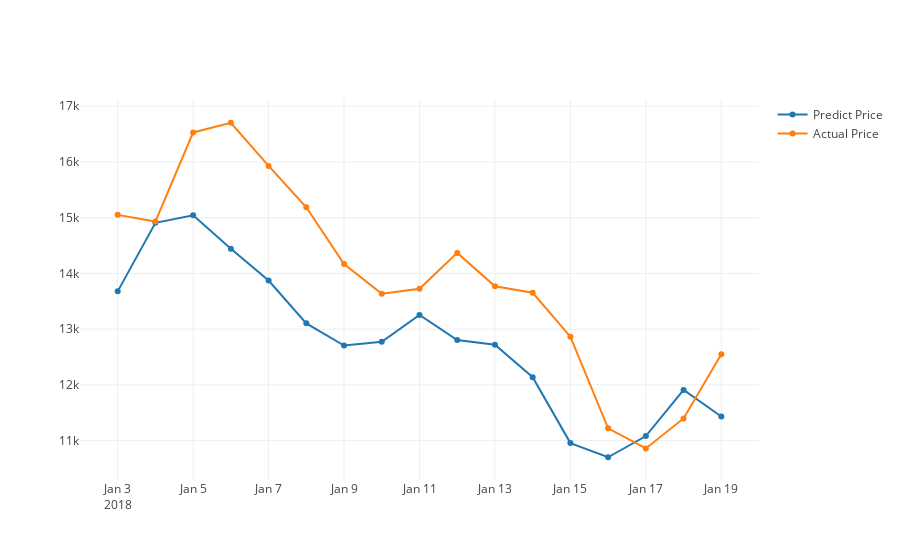

The code cell stored with this chart in its notebook:
### Markdown cell above
#### Plot predicted and actual line graph with X=dates, Y=USD

### Code cell
actual_chart = go.Scatter(x=predictDates, y=testY_reshape, name= 'Actual Price')
predict_chart = go.Scatter(x=predictDates, y=yhat_reshape, name= 'Predict Price')
py.iplot([predict_chart, actual_chart])

### Figure 1 — Plotly figure (JSON) as saved in the notebook; plotly's stock layout.template omitted (floating-point values rounded to 4 significant figures)
{"data": [{"name": "Predict Price", "type": "scatter", "x": ["2018-01-19", "2018-01-18", "2018-01-17", "2018-01-16", "2018-01-15", "2018-01-14", "2018-01-13", "2018-01-12", "2018-01-11", "2018-01-10", "2018-01-09", "2018-01-08", "2018-01-07", "2018-01-06", "2018-01-05", "2018-01-04", "2018-01-03"], "y": [11430.0, 11910.0, 11080.0, 10700.0, 10960.0, 12140.0, 12720.0, 12800.0, 13250.0, 12770.0, 12710.0, 13100.0, 13870.0, 14440.0, 15040.0, 14910.0, 13680.0]}, {"name": "Actual Price", "type": "scatter", "x": ["2018-01-19", "2018-01-18", "2018-01-17", "2018-01-16", "2018-01-15", "2018-01-14", "2018-01-13", "2018-01-12", "2018-01-11", "2018-01-10", "2018-01-09", "2018-01-08", "2018-01-07", "2018-01-06", "2018-01-05", "2018-01-04", "2018-01-03"], "y": [12550, 11400.0, 10860, 11220, 12864, 13650.0, 13770.0, 14368, 13720.0, 13640.0, 14169, 15186, 15930.0, 16700.0, 16530.0, 14930, 15050]}], "layout": {}}
